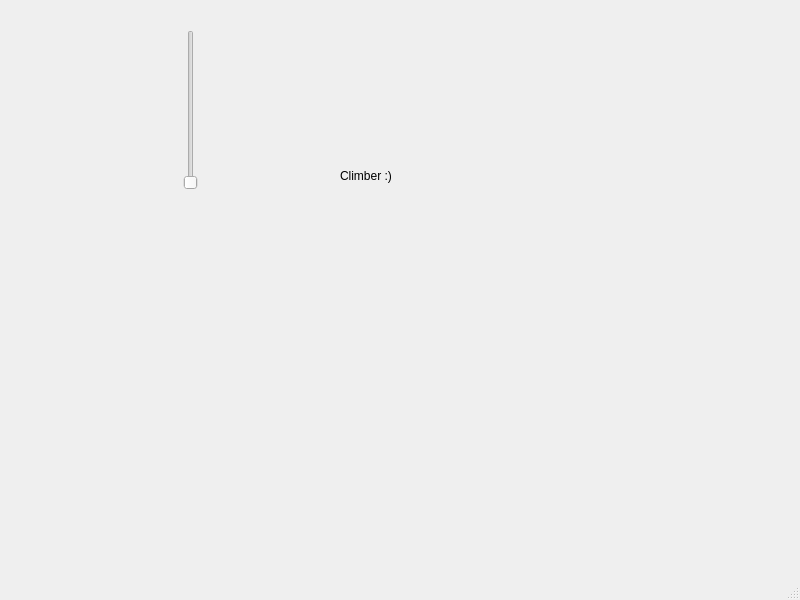
<?xml version="1.0" encoding="UTF-8"?>
<ui version="4.0">
 <class>MainWindow</class>
 <widget class="QMainWindow" name="MainWindow">
  <property name="geometry">
   <rect>
    <x>0</x>
    <y>0</y>
    <width>800</width>
    <height>600</height>
   </rect>
  </property>
  <property name="windowTitle">
   <string>MainWindow</string>
  </property>
  <widget class="QWidget" name="centralwidget">
   <widget class="QSlider" name="verticalSlider">
    <property name="geometry">
     <rect>
      <x>180</x>
      <y>30</y>
      <width>22</width>
      <height>160</height>
     </rect>
    </property>
    <property name="maximum">
     <number>400</number>
    </property>
    <property name="orientation">
     <enum>Qt::Vertical</enum>
    </property>
   </widget>
   <widget class="QLabel" name="climber">
    <property name="geometry">
     <rect>
      <x>340</x>
      <y>140</y>
      <width>171</width>
      <height>71</height>
     </rect>
    </property>
    <property name="text">
     <string>Climber :)</string>
    </property>
   </widget>
  </widget>
  <widget class="QMenuBar" name="menubar">
   <property name="geometry">
    <rect>
     <x>0</x>
     <y>0</y>
     <width>800</width>
     <height>21</height>
    </rect>
   </property>
  </widget>
  <widget class="QStatusBar" name="statusbar"/>
 </widget>
 <resources/>
 <connections/>
</ui>
